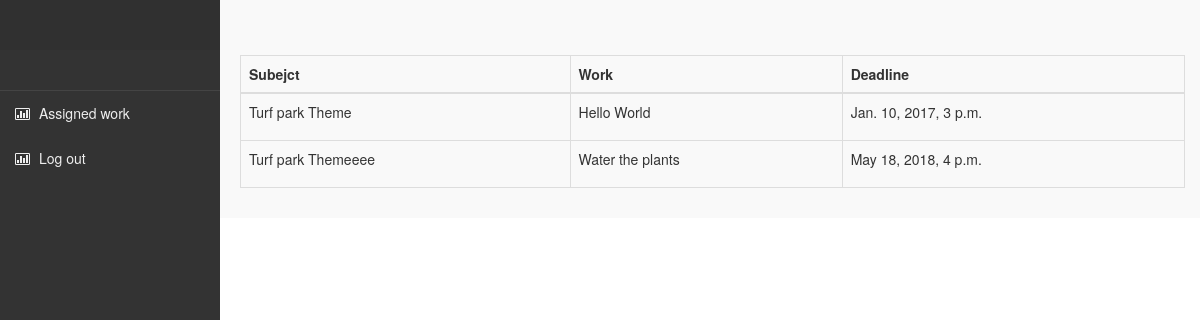
The app's page /assigned_work/ (signed in) with its own data.
### BBproj/models.py (models this page shows)
class Work(models.Model):
    userpp=models.ManyToManyField(User,null=True,related_name='userpp')
    Subject = models.ForeignKey(Subject,max_length=100 ,related_name='subworks',on_delete=models.CASCADE)
    text = models.CharField(max_length=100,null=True)
    deadline = models.DateTimeField(null=True)
    def __str__(self):
        return str(self.text)

class Subject(models.Model):
    Subject_name=models.CharField(max_length=100)
    def __str__(self):
            return str(self.Subject_name)

### BBproj/views.py (the view)
# urls.py: url(r'^assigned_work/$' , views.assignedwork, name = 'assignedwork'),
@cache_control(no_cache=True, must_revalidate=True, no_store=True)
@login_required
def assignedwork(request):
    current_user=request.user
    Wor=Work.objects.filter(userpp=current_user)
    return render(request, 'BBproj/assigned_work.html',{'Work':Wor})

### BBproj/templates/BBproj/assigned_work.html (shortened to what this page needs)
{% extends 'BBproj/loggedin.html' %}
{% block content %}
<table class="table table-bordered">
  <thead>
    <tr>
      <th>Subejct</th>
      <th>Work</th>
      <th>Deadline</th>
    </tr>
  </thead>
 <tbody>
	{% for w in Work %}
	<tr>
		<td>{{w.Subject}}</td>
		<td>{{w|safe}}</td>
		<td>{{w.deadline}}</td><br>
	</tr>
	{% endfor %}
	</tbody>
</table>
{% endblock %}

### BBproj/static/css/AdminLTE.css (style rules this page uses)
html, body { overflow-x: hidden!important; font-family: 'Source Sans Pro', sans-serif; -webkit-font-smoothing: antialiased; min-height: 100%; background: #f9f9f9; }

### records on screen
Work: Subject "Turf park Theme", text "Hello World", deadline "Jan. 10, 2017, 3 p.m."
Work: Subject "Turf park Themeeee", text "Water the plants", deadline "May 18, 2018, 4 p.m."
